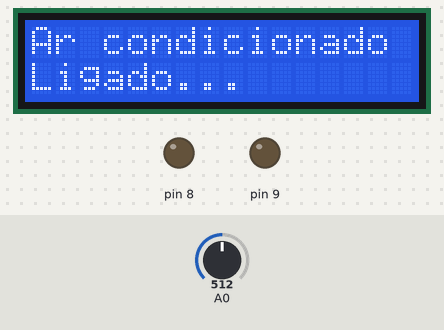
Recording of a sketch running on a simulated Arduino Uno, built with avr-gcc and run on an emulated ATmega328P. On the bench: 16×2 character LCD, output pins drawn as LEDs (lit = HIGH). The test bench sets the inputs (shaded band); at power-on: A0 = 512.

Above: at 5.3 s.
5.4 s: A0 set to 184
At 7.1 s:
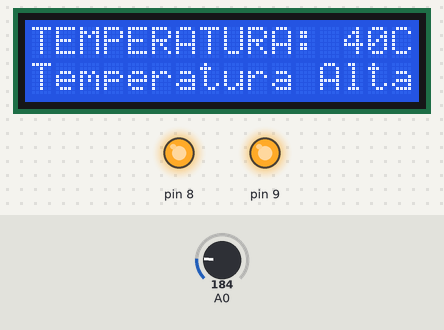
8.4 s: A0 set to 160
At 9.2 s:
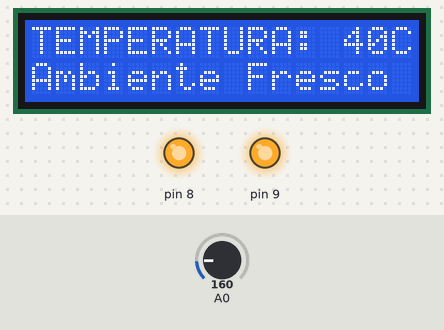
11.4 s: A0 set to 141
At 12.0 s:
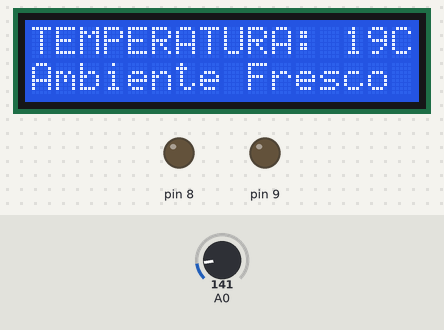
14.1 s: A0 set to 126
At 15.6 s:
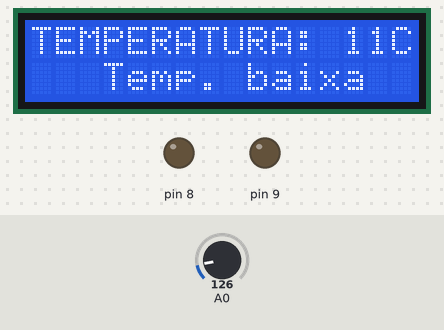
Timing chart, 0 to 17.1 s (numbered marks = the images above; inputs shaded):
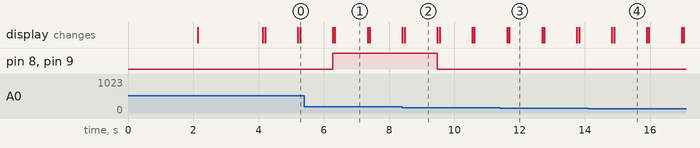

Measured:
- the behaviour switches between 168 and 167 on A0 (found by bisection; images 1 and 2)
- the behaviour switches between 133 and 132 on A0 (found by bisection; images 3 and 4)
- after the input at 8.4 s, pin 8, pin 9: HIGH → LOW after 1.1 s; the display: first differs from a run without the input after 0.08 s (image 2)
- after the input at 11.4 s, the display: first differs from a run without the input after 0.29 s (image 3)
- after the input at 14.1 s, the display: first differs from a run without the input after 0.79 s (image 4)
- what the display in image 1 shows lasts 1.0 s, from 6.3 s to 7.3 s

The sketch:

reposit_rio_para_avalia_o_sensor_de_temperatura1.ino
```cpp
// C++ code
//
#include <LiquidCrystal.h>
LiquidCrystal LCD(7, 6, 5, 4, 3, 2);
 int temperatura = 0;
void setup ()

{

  pinMode(A0, INPUT);
  Serial.begin(9600);
  pinMode(8, OUTPUT);
  pinMode(9, OUTPUT);

  LCD.begin(16, 2);
  LCD.print("    CURSO DE ");
  LCD.setCursor(0,1);
  LCD.print("    EXTENSAO!");
  delay(2000);

  LCD.clear();

  LCD.begin(16, 2);
  LCD.print("   SISTEMA DE");
  LCD.setCursor(0,1);
  LCD.print("  TEMPERATURA!");
  delay(2000);
  LCD.clear();

}

void loop()
{
  temperatura = ((-40 + 0.488155 * (analogRead(A0) - 20)));

  if ((-40 + 0.488155 * (analogRead(A0) - 20)) >= 32) {

  LCD.begin(16, 2);
  LCD.print("TEMPERATURA: ");
  LCD.print(temperatura);
  LCD.print("C");

  LCD.setCursor(0,1);
  LCD.print("Temperatura Alta");
  delay(1000);
 LCD.clear();
 LCD.begin(16, 2);
 LCD.print("Ar condicionado");
 LCD.setCursor(0,1);
 LCD.print("Ligado...");
 delay(1000);
 LCD.clear();


    digitalWrite(8, HIGH);
    digitalWrite(9, HIGH);
  }
    if ((-40 + 0.488155 * (analogRead(A0) - 20)) <= 15) {

  LCD.begin(16, 2);
  LCD.print("TEMPERATURA: ");
  LCD.print(temperatura);
  LCD.print("C");

  LCD.setCursor(0,1);
  LCD.print("   Temp. baixa");
  delay(1000);
 LCD.clear();
 LCD.begin(16, 2);
 LCD.print("Ar condicionado");
 LCD.setCursor(0,1);
 LCD.print("Desligado...");
 delay(1000);
 LCD.clear();

      digitalWrite(8, LOW);
      digitalWrite(9, LOW);

  } else {
    if ((-40 + 0.488155 * (analogRead(A0) - 20)) > 15 && (-40 + 0.488155 * (analogRead(A0) - 20)) < 32) {

  LCD.begin(16, 2);
  LCD.print("TEMPERATURA: ");
  LCD.print(temperatura);
  LCD.print("C");

  LCD.setCursor(0,1);
  LCD.print("Ambiente Fresco ");
  delay(1000);
  LCD.clear();


      digitalWrite(8, LOW);
      digitalWrite(9, LOW);
    }
  }
}
```
